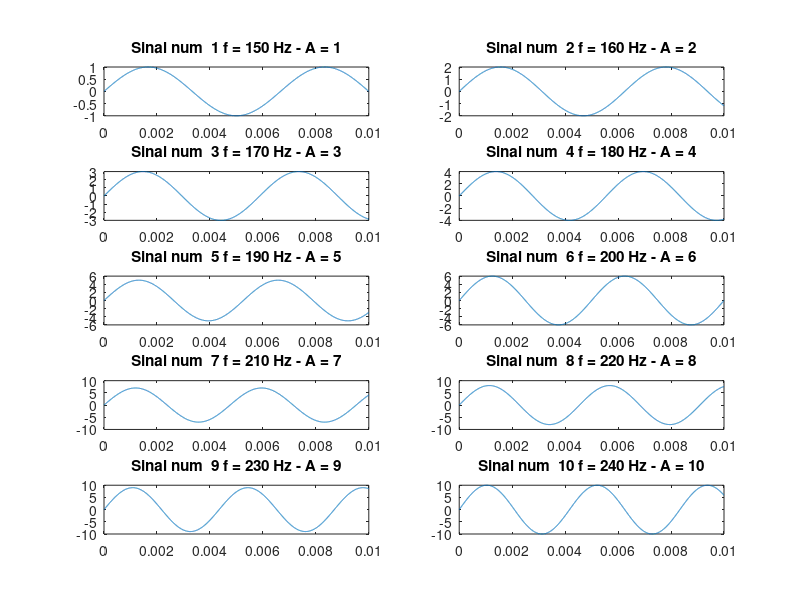

Recreate this plot in MATLAB. (Note: this script raises an error after producing the figure.)
close all;
screensize = get( 0, 'Screensize' );
%%----------------------------Gerando---------------------------------%%
%%Considerando o tempo total de todo sinal como 10ms
N = 5000;
sinais = zeros(10,N);
tempo_total = 10E-3;
tempo = linspace(0,10E-3,N);
Amplitudes = 1:10;
frequencias = 150:10:240;
Fs = 1 / (tempo(2) - tempo(1)); %frequencia de aquisicao
% Gerando sinais:
for ii=1:10
   sinais(ii,:) = Amplitudes(ii)*sin(2*pi*frequencias(ii)*tempo); 
end
%%--------Plotando os sinais--------
fig = figure;
set(fig,'Position',screensize)
for ii=1:10
    subplot(5,2,ii);
    plot(tempo,sinais(ii,:));
    title(['Sinal num  ' num2str(ii) ' f = ' num2str(frequencias(ii)) ' Hz - A = ' num2str(Amplitudes(ii))])
end

%%------------Fourier pelo cod do Prof. Dr. Destro---------------------------------%%

% Vetores comuns a todos os 10 sinais
f1_har = Fs/N;
f = 0:f1_har:Fs/2; %vetor de base de frequencias, dimensao Nf
Nf = length(f);

%Obter: 
% XN -> modulo da transformada normalizada  {XN1, XN2,...,XN10}
% XFF -> fase da transformada {XFF1, XFF2,...,XFF10
% sinais ->  sinais {X1, X2,...,X10}
% P -> potências  {P1, P2,...,P10} 
% fm -> frequências medianas {fm1, fm2,...,fm10}.

%Alocação da memoria
XN = zeros(10, Nf); %vetor de modulo normalizado da transformada, dimensao Nf, [W/Hz]
XFF = zeros(10, Nf); %  vetor de fase da transformada de Fourier, dimensao Nf, radianos
P = zeros(10, 1); % potencia espectral total do sinal, escalar
fm = zeros(10, 1); %frequências medianas
  
XF = zeros(10, Nf); %vetor da transformada em numero complexo
XM = zeros(10, Nf); %Vetor dos modulos da transformada raiz(real^2 + imaginario^2)
XQ = zeros(10, Nf); %XM elevado ao quadrado utilizado pela formula da potencia

for ii = 1 : 10
  for k = 1 : Nf %Para cada harmonica
      C = cos(2*pi*f(k).*tempo); %Equacao da parte do cos da transformada de fourier
      S = sin(2*pi*f(k).*tempo); %Equacao da parte do seno da tranformada de fourier
      Cx = sinal(ii,:) .* C; %sinal vezes a parte do cosseno
      Sx = sinal(ii,:) .* S; %sinal vezes a parte do seno
      xrf = integral(Cx, Fs); %o coeficiente da parte real ven do cosseno
      xif = integral(Sx, Fs); %e o coeficiente da parte imaginaria vem do seno
      XF(ii,k) = xrf - 1i*xif; %juntado imaginario e real num numero complexo
      XM(ii,k) = sqrt(xrf^2 + xif^2); %Modulo do numero complexo
      XFF(ii,k) = atan2d(xif,xrf); %Fase do numero complexo
      XQ(ii,k) = XM(k)^2; %Modulo ao quadrado
  end
  % Normalizacao do espectro
  P(ii) = integralMod(XQ(ii,:), f); %Obtem a potencia utilizando o modulo ao quadrado, ver tarefas anteriores
  XN(ii,:) = XM(ii,:) ./ sqrt(P(ii)); %Normaliza XM pela potencia                      
  soma = 0;
  for jj = 1 : length(XN)
    soma = soma + (XN(ii,jj) * f(jj)); %Somatorio para calculo da frequencia mediana
  end
  fm(ii) = soma/sum(XN(ii,:)); %Frequencia mediana
end
%%------Plotando os sinais:------%%
%3. Plotar, num mesmo gráfico e utilizando escalas adequadas, os pares de vetores de dados (t,Xi), (f,XNi); (f,XFFi),]
%   onde i = 1,...,10; considerando sempre o mesmo vetor f. Para cada valor de i, fazer um gráfico de cores diferentes.
%   Ou seja, devem ser geradas 3 figuras. Na primeira figura, todos os 10 sinais no tempo serão mostrados com a mesma
%   escala de tempo e amplitude, enquanto que na segunda figura todos os módulos das 10 transformadas serão apresentados
%   com a mesma escala de frequência e potencia. O mesmo vale para a terceira figura, onde todos os 10 graficos de fase 
%   da transformada serão apresentados com a mesma escala de frequência e fase. Apresentar também uma tabela, onde os
%   valores escalares de potências {P1, P2,...,P10} serão mostrados numa coluna, os valores escalares de frequências
%   medianas {fm1, fm2,...,fm10} serão mostrados na segunda coluna, e os valores dos parâmetros característicos dos
%   sinais Xi serão mostrados na terceira coluna. 
 
% https://www.mathworks.com/help/matlab/ref/subplot.html?s_tid=doc_ta
% https://www.mathworks.com/help/matlab/ref/hold.html?searchHighlight=hold&s_tid=doc_srchtitle
% https://www.mathworks.com/help/matlab/ref/figure.html
% https://www.mathworks.com/help/matlab/ref/plot.html?searchHighlight=plot&s_tid=doc_srchtitle

                               
%---------Sugestão:
figure();
subplot(2,2,1);
title('Sinais gerados');
plot(t,sinal(1,:));
hold on;
plot(t,sinal(2,:));
%... Completar
subplot(2,2,2);
title('Fourier - Modulos');
plot(f,XM(1,:));
hold on;
plot(t,XM(2,:));
%... Completar
subplot(2,2,2);
title('Fourier - Fases');
plot(f,XFF(1,:));
hold on;
plot(t,XFF(2,:));
%...                           
                          
    
%%------------Fourier utilizando as funcoes do matlab---------------------------------%%
